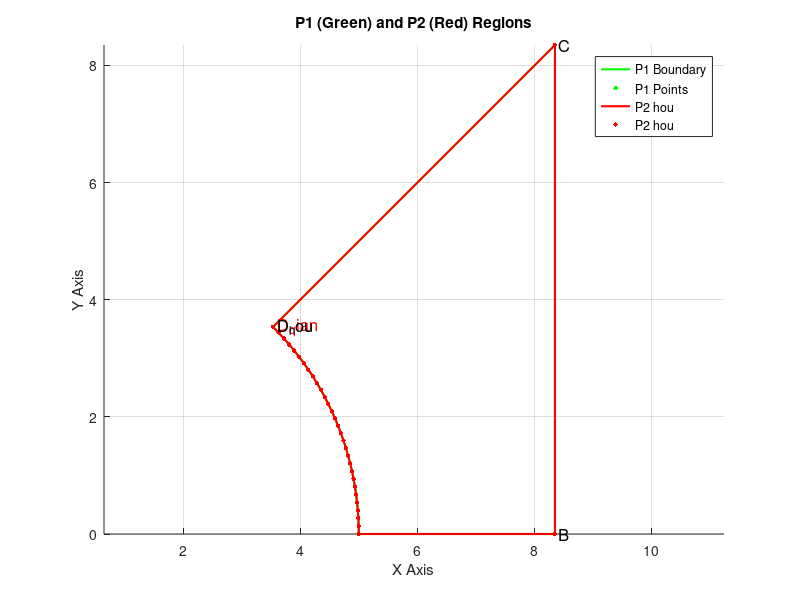

Write MATLAB code to recreate this figure. (Note: this script raises an error after producing the figure.)
clc; clear; close all; 

% **Parameter Definition**
P = 16.7;   % Structure size parameter
D = 10;     % Diameter of the circular region
f_g = 0.97;  % Base flow coefficient
f_0 = 1;    % Maximum flow coefficient
m = 7;      % Power exponent
W = 0;  
R0 = D / 2;   % Initial radius
Rnew = R0 + W;

% **Create polar coordinate grid**
theta = linspace(0, pi / 4, 50);  
r = linspace(0, P/2 * sqrt(2), 50); 
[THETA, R] = meshgrid(theta, r);

% **Compute flow field**（图2需要条件这
sec_theta = 1 ./ cos(THETA);
f_c = f_g + (f_0 - f_g) .* (1 - ((sqrt(2) - sec_theta) / (sqrt(2) - 1)).^m);
F = f_c .* (1 - (1 - (R - R0 - W) ./ (P / 2 .* sec_theta - R0 - W )).^m);

F(R <= R0 + W) = 0; 

% **Convert to Cartesian coordinates**
[X, Y] = pol2cart(THETA, R);
X_data = [X(:), Y(:)];
F_data = F(:);

% **Compute P2 structured grid**
theta_hou = atan((P/2) / (P/2 - W));
arc_theta_hou = linspace(theta_hou, 0, 30);
arc_theta_qian = linspace(pi/4, 0, 30); 
R_qian = R0; 
R_hou = R0; 
arc_x_qian = R_qian * cos(arc_theta_qian)+W;  
arc_y_qian = R_qian * sin(arc_theta_qian);
arc_x_hou = W + R_hou * cos(arc_theta_hou);
arc_y_hou = R_hou * sin(arc_theta_hou);
arc_points_hou = [arc_x_hou', arc_y_hou'];
arc_points_qian = [arc_x_qian', arc_y_qian'];
B = [P/2, 0];                  
C = [P/2, P/2];                
D_hou = [R_hou * cos(theta_hou) + W, R_hou * sin(theta_hou)];
D_qian = [R_qian * cos(pi/4) + W, R_qian * sin(pi/4)];
P1_points = [arc_points_qian; B; C; D_qian];
P2_points = [arc_points_hou; B; C; D_hou];

% **Plot P1 and P2**
figure(1); 
hold on; 
axis equal; 
grid on;
% **Plot P1 (Green)**
plot(P1_points(:,1), P1_points(:,2), 'g-', 'LineWidth', 1.5);
scatter(P1_points(:,1), P1_points(:,2), 10, 'g', 'filled');

% **Plot P2 (Red)**
plot(P2_points(:,1), P2_points(:,2), 'r-', 'LineWidth', 1.5);
scatter(P2_points(:,1), P2_points(:,2), 10, 'r', 'filled');

% **Label key points**
text(B(1), B(2), ' B', 'FontSize', 12, 'Color', 'black');
text(C(1), C(2), ' C', 'FontSize', 12, 'Color', 'black');
text(D_qian(1), D_qian(2), ' D_qian', 'FontSize', 12, 'Color', 'r');
text(D_hou(1), D_hou(2), ' D_hou', 'FontSize', 12, 'Color', 'black');

xlabel('X Axis');
ylabel('Y Axis');
title('P1 (Green) and P2 (Red) Regions');
legend('P1 Boundary', 'P1 Points', 'P2 hou', 'P2 hou');
hold off;

P1_area = polyarea(P1_points(:,1), P1_points(:,2));
P2_area = polyarea(P2_points(:,1), P2_points(:,2));
juxing_area = W * (P / 2);

% **Output the areas of P1 and P2**
fprintf('P1 structured grid area: %.4f\n', P1_area);
fprintf('P2 structured grid area: %.4f\n', P2_area);
fprintf('Rectangle area: %.4f\n', juxing_area);
fprintf('Total area before interpolation: %.4f\n', juxing_area + P2_area);


% **Create P2 structured grid**
P2_x = linspace(min(P2_points(:,1)), max(P2_points(:,1)), 400);
P2_y = linspace(min(P2_points(:,2)), max(P2_points(:,2)), 400);
[P2_X, P2_Y] = meshgrid(P2_x, P2_y);

[in, ~] = inpolygon(P2_X, P2_Y, P2_points(:,1), P2_points(:,2));
P2_X(~in) = NaN;
P2_Y(~in) = NaN;

% **RBF interpolation**
X_train = [X(:), Y(:)];
F_train =  F_data;
valid_idx = ~isnan(X_train(:,1)) & ~isnan(X_train(:,2));
X_train = X_train(valid_idx, :);
F_train = F_train(valid_idx);

X_target = [P2_X(:), P2_Y(:)];
valid_target_idx = ~isnan(X_target(:,1)) & ~isnan(X_target(:,2));
X_target = X_target(valid_target_idx, :);

D_train = pdist2(X_train, X_train);
sigma = 0.15*median(D_train(:));  
rbf_func = @(r) exp(-(r / sigma).^2);
Phi_train = rbf_func(D_train);
lambda = 1e-6;  
Phi_train = Phi_train + lambda * eye(size(Phi_train));
weights = Phi_train \ F_train;

D_target = pdist2(X_target, X_train);
Phi_target = rbf_func(D_target);

F_P2_grid = NaN(size(P2_X));
F_P2_grid(valid_target_idx) = Phi_target * weights;

% **Right-side rectangular flow field `F_R`**
Nx_R = 400; Ny_R = 400;
x_R = linspace(P/2 , P/2+W, Nx_R);  
y_R = linspace(0, P/2, Ny_R);        
[X_R, Y_R] = meshgrid(x_R, y_R);

% **Ensure valid values at P/2 in `F_P2_grid`**
[~, idx] = min(abs(P2_X(1,:) - P/2)); 
F_P2_P_boundary = F_P2_grid(:, idx);  % Directly extract values at X=P/2
F_P2_P_boundary = fillmissing(F_P2_P_boundary, 'linear'); % Linearly fill NaN values

% **Compute `F_R`, ensuring continuity at X = P/2**
F_R = NaN(size(X_R));

for i = 1:length(x_R)
    for j = 1:length(y_R)
        if X_R(j, i) == P/2
            F_R(j, i) = F_P2_P_boundary(j); % Ensure continuity at P/2
        else
            % **Extract boundary values from left P2 region**
            Fy = F_P2_P_boundary(j);
            
            % **Apply power-law decay in the X direction**
            Fx = (1 - ((X_R(j, i) - (P/2)) / W).^7);
            
            % **Final flow field computation**
            F_R(j, i) = Fy .* Fx;
        end
    end
end

% **Merge P2 grid and right rectangular grid**
X_combined = [P2_X, X_R]; 
Y_combined = [P2_Y, Y_R]; 
F_combined = [F_P2_grid, F_R];

F_combined(isnan(F_combined)) = 0; % Avoid NaN affecting visualization

% **Figure 1: Flow field before interpolation (Cartesian coordinates)**
figure(2);
surf(X, Y, F, 'EdgeColor', 'none');
colormap('jet'); 
colorbar;
xlabel('X'); ylabel('Y'); zlabel('F');
title('Flow field before interpolation (Cartesian coordinates)');

% **Figure 2: Interpolated complete flow field**
figure(3);
surf(P2_X, P2_Y, F_P2_grid, 'EdgeColor', 'none');
colormap('jet'); 
colorbar;
xlabel('X'); ylabel('Y'); zlabel('F');
title('Interpolated flow field');

% **Figure 3: Grid shape comparison before and after interpolation (Cartesian coordinates)**
figure(4);
hold on;
scatter(X_data(:,1), X_data(:,2), 10, 'b', 'filled');  
scatter(P2_X(:), P2_Y(:), 10, 'r', 'filled');  
PXX=P2_X(:);
PYY=P2_Y(:);

% 将 NaN 替换为 0
PXX(isnan(PXX)) = 0;
PYY(isnan(PYY)) = 0;

% 设置轴标签
xlabel('\it X\rm, mm', 'FontName', 'Times New Roman', 'FontSize', 14, 'Interpreter', 'tex');
ylabel('\it Y\rm, mm', 'FontName', 'Times New Roman', 'FontSize', 14, 'Interpreter', 'tex');

% 设置 legend 并调整符号大小
h = legend('Background Grid', 'Foreground Grid', 'Location', 'northwest');
set(h, 'Box', 'off');                
set(h, 'FontName', 'Times New Roman'); 
set(h, 'FontSize', 14); 
set(gcf, 'Renderer', 'painters'); % 使用矢量渲染
h.ItemTokenSize = [20, 10]; % **放大 legend 符号**

daspect([1 1 0.5]); % X and Y axes equal, Z scaled dynamically

% **设置坐标轴格式，确保所有刻度可见**
set(gca, 'FontSize', 14, 'FontName', 'Times New Roman');
set(gca, 'LineWidth', 2);
box on; % **确保所有框线显示**

% **确保所有刻度都显示**
xticks(min(X_data(:,1)):1:max(X_data(:,1))); % X 轴刻度
yticks(min(X_data(:,2)):1:max(X_data(:,2))); % Y 轴刻度

% **设置轴颜色确保所有刻度都可见**
set(gca, 'XColor', 'k', 'YColor', 'k'); % 确保 X、Y 轴的刻度线显示
set(gca, 'TickDir', 'in');  % 让刻度向外

% 设置 x 和 y 轴范围
xlim([0 max(X_data(:,1))]);
ylim([0 max(X_data(:,2))]);

hold off;


% **Figure 4: Right-side flow field**
figure(5);
surf(X_R, Y_R, F_R, 'EdgeColor', 'none'); 
colormap(jet);
colorbar;
xlabel('X'); ylabel('Y'); zlabel('F_R');
title('Right-side flow field (Rectangular grid)');
grid on;
view(45, 30);

% **Figure 5: Merged flow field**
% **Find the maximum value of `F_combined` and its location**
[max_F, max_idx] = max(F_combined(:)); % Find max value
[max_row, max_col] = ind2sub(size(F_combined), max_idx); % Convert to indices
max_X = X_combined(max_row, max_col);
max_Y = Y_combined(max_row, max_col);

figure(6);
surf(X_combined, Y_combined, F_combined, 'EdgeColor', 'none'); 
colormap(jet);
colorbar;
% **Set labels with Times New Roman Italic**
xlabel('\it X\rm, mm', 'FontName', 'Times New Roman', 'FontSize', 14, 'Interpreter', 'tex');
ylabel('\it Y\rm, mm', 'FontName', 'Times New Roman', 'FontSize', 14, 'Interpreter', 'tex');
zlabel('\it f\rm_{sub,\iti}', 'FontName', 'Times New Roman', 'FontSize', 14, 'Interpreter', 'tex');
title({'1 / 8 center subchannel', '<\itW>=\rm0.389 m/s'}, 'FontName', 'Times New Roman', 'FontSize', 14);

% **Ensure X and Y axes have equal scaling but leave Z free**
daspect([1 1 0.5]); % X and Y axes equal, Z scaled dynamically

% **Set tick intervals to 1**
xticks(0:1:max(X_combined(:)));
xtickangle(0);  % 让X轴刻度标签竖着显示
yticks(min(Y_combined(:)):1:max(Y_combined(:)));
% % zticks(min( F_final):1:max( F_final));
xlim([0 max(X_combined(:))]);
ylim([0 max(Y_combined(:))]);
% zlim([0 max(F_final)]);
% **Set grid and view**
grid on;
view(30, 40);
% **设置 X, Y, Z 轴的线条更粗**
set(gca, 'LineWidth', 2);
set(gca, 'FontSize', 14, 'FontName', 'Times New Roman');





% **Find the maximum value of F_final and its index**
[max_F, max_idx] = max(F_combined(:)); % Find the maximum value
max_X = X_combined(max_idx); % Get the corresponding X coordinate
max_Y = Y_combined(max_idx); % Get the corresponding Y coordinate
hold on;
plot3(max_X, max_Y, max_F, 'bo', 'MarkerSize', 14, 'MarkerFaceColor', 'b'); % Mark maximum value
text(max_X-P/9.5+0.2, max_Y-1.5, max_F+0.4,  sprintf('\\it f\\rm_{c,\\iti}: %.2f', max_F), ...
    'FontSize', 14, 'FontName', 'Times New Roman', 'Color', 'r', 'Interpreter', 'tex');
scatter3(P/2, 0, 0.97, 200, [0.5, 1, 1], 'filled'); 
text(P/2-W, -2.3, 0.97+0.4,sprintf('\\it f\\rm_{g,\\iti}: %.2f', 0.97), ...
    'FontSize', 14, 'FontName', 'Times New Roman', ...
    'Interpreter', 'tex', 'Color', 'r');

% **Add a cylinder (fuel rod) centered at (0,0)**



% **定义圆柱参数**
x_center = W;  % 圆柱中心 x 坐标
y_center = 0;  % 圆柱中心 y 坐标
z_min = min(F_combined(:)); % 圆柱底部
z_max = max(F_combined(:)); % 圆柱顶部
radius = 5;  % 圆柱半径
num_points = 50;  % 控制圆柱平滑度
cyl_color = [0.8, 0.7, 1]; % **浅紫色**
alpha_value = 0.5; % **透明度 (0=完全透明, 1=完全不透明)**

% **创建圆柱的外表面**
theta = linspace(0, pi/2, num_points);  % 角度范围 (1/4 圆柱)
z_cyl = linspace(z_min, z_max, num_points)';  % 高度方向划分

[Theta, Z_cyl] = meshgrid(theta, z_cyl);
R = radius * ones(size(Theta));  % 设定固定半径

% **转换为直角坐标**
X_cyl = R .* cos(Theta) + x_center; % **将圆心放置在 (W, 0)**
Y_cyl = R .* sin(Theta) + y_center;

hold on;

% **绘制 1/4 透明圆柱**
surf(X_cyl, Y_cyl, Z_cyl, 'FaceColor', cyl_color, 'EdgeColor', 'none', 'FaceAlpha', alpha_value);

% **封闭底部（1/4圆形，透明）**
theta_bottom = linspace(0, pi/2, num_points);  % 1/4 圆的角度
X_bottom = radius * cos(theta_bottom) + x_center; % **调整 X 坐标**
Y_bottom = radius * sin(theta_bottom) + y_center;
Z_bottom = z_min * ones(size(X_bottom));  % 设置底部Z值
fill3([x_center X_bottom], [y_center Y_bottom], [z_min Z_bottom], cyl_color, 'EdgeColor', 'none', 'FaceAlpha', alpha_value); % 底部透明封闭

% **封闭顶部（1/4圆形，透明）**
Z_top = z_max * ones(size(X_bottom));  % 设置顶部Z值
fill3([x_center X_bottom], [y_center Y_bottom], [z_max Z_top], cyl_color, 'EdgeColor', 'none', 'FaceAlpha', alpha_value); % 顶部透明封闭

% **在圆柱顶面中心添加 "rod" 文字**
text(x_center + radius/2, y_center + radius/2, z_max+ 0.2, 'Fuel rod', ...
    'FontSize', 14, 'FontName', 'Times New Roman', 'Color', 'r', ...
    'HorizontalAlignment', 'center');
% set(gcf, 'Renderer', 'painters'); % 使用矢量渲染
% print('-clipboard', '-dmeta');     % 复制到剪贴板为矢量格式
hold off;


% **Compute grid spacing in X and Y directions**
dx = diff(X_combined, 1, 2); % X (size: rows, cols-1)
dy = diff(Y_combined, 1, 1); % Y (size: rows-1, cols)

% **Ensure dx and dy do not contain NaN values**
dx(isnan(dx)) = 0; 
dy(isnan(dy)) = 0;

% **Compute the area of grid cells**
dx_avg = 0.5 * (dx(1:end-1, :) + dx(2:end, :)); 
dy_avg = 0.5 * (dy(:, 1:end-1) + dy(:, 2:end)); 

% **Ensure area calculation does not contain NaN values**
cell_area = dx_avg .* dy_avg;
cell_area(isnan(cell_area)) = 0; % Avoid NaN affecting the calculation

% **Debugging: Print the minimum and maximum grid cell area**
fprintf('Debug Info: Minimum computed grid cell area: %.4f, Maximum computed grid cell area: %.4f\n', min(cell_area(:)), max(cell_area(:)));

% **Filter valid regions of F_combined (remove NaN values)**
valid_mask = ~isnan(F_combined(2:end, 2:end));

% **Ensure NaN regions do not affect the calculation**
cell_area(~valid_mask) = 0;
F_valid = F_combined(2:end, 2:end);
F_valid(~valid_mask) = 0;

% **Compute the actual 2D flow field area**
actual_area = sum(cell_area(:)); 

% **Prevent division by zero**
if actual_area == 0
    area_weighted_avg = NaN;
else
    area_weighted_avg = sum(F_valid(:) .* cell_area(:)) / actual_area;
end

% **Final output**
Paranjape=0.68*f_0+0.22*f_g;
fprintf('Interpolated flow field area (2D calculation): %.4f\n', actual_area);
fprintf('Flow field area weighted average: %.4f\n', area_weighted_avg);
fprintf('Paranjape area weighted average flow field value: %.4f\n', Paranjape);

% **RBF 训练效果评估**
% **拆分数据集**
num_samples = size(X_train, 1);
rand_indices = randperm(num_samples);  % 随机打乱索引
train_size = round(0.8 * num_samples); % 80% 训练，20% 测试

train_indices = rand_indices(1:train_size);
test_indices = rand_indices(train_size+1:end);

X_train_sub = X_train(train_indices, :);
F_train_sub = F_train(train_indices);

X_test = X_train(test_indices, :);
F_test = F_train(test_indices);

% **重新计算 RBF 权重 (仅使用 80% 训练数据)**
D_train = pdist2(X_train_sub, X_train_sub);
sigma = 0.15 * median(D_train(:));  % 计算 sigma
rbf_func = @(r) exp(-(r / sigma).^2);
Phi_train = rbf_func(D_train);
lambda = 1e-6;  
Phi_train = Phi_train + lambda * eye(size(Phi_train));
weights = Phi_train \ F_train_sub;

% **对测试数据集进行预测**
D_test = pdist2(X_test, X_train_sub);
Phi_test = rbf_func(D_test);
F_pred = Phi_test * weights; % 预测流场值

% **计算误差**
mse = mean((F_test - F_pred).^2);  % 均方误差 (MSE)
rmse = sqrt(mse);  % 均方根误差 (RMSE)
ss_total = sum((F_test - mean(F_test)).^2);  % 总体平方和
ss_residual = sum((F_test - F_pred).^2);  % 残差平方和
r2 = 1 - (ss_residual / ss_total);  % R²（决定系数）

% **输出误差指标**
fprintf('RBF 训练效果评估:\n');
fprintf('均方误差 (MSE): %.6f\n', mse);
fprintf('均方根误差 (RMSE): %.6f\n', rmse);
fprintf('决定系数 (R²): %.4f\n', r2);

% **绘制预测值与真实值的对比**
% 归一化 F_test 和 F_pred（Min-Max 归一化）
F_test_norm = (F_test - min(F_test)) / (max(F_test) - min(F_test));
F_pred_norm = (F_pred - min(F_test)) / (max(F_test) - min(F_test));

figure(8);
scatter(F_test_norm, F_pred_norm, 30, 'b', 'filled'); hold on;
plot([min(F_test_norm), max(F_test_norm)], [min(F_test_norm), max(F_test_norm)], 'r--', 'LineWidth', 1.5);
title('80% for training, 20% for predicting');

% 设置轴标签
xlabel('\it F\rm_{test}, -', 'FontName', 'Times New Roman', 'FontSize', 14, 'Interpreter', 'tex');
ylabel('\it F\rm_{pred}, -', 'FontName', 'Times New Roman', 'FontSize', 14, 'Interpreter', 'tex');

% 设置 legend 并调整符号大小
h = legend('Predicted values', 'True values', 'Location', 'northwest');
set(h, 'Box', 'off');                
set(h, 'FontName', 'Times New Roman'); 
set(h, 'FontSize', 14); 
set(gcf, 'Renderer', 'painters'); % 使用矢量渲染
h.ItemTokenSize = [20, 10]; % **放大 legend 符号**

daspect([1 1 0.5]); % X and Y axes equal, Z scaled dynamically

% **设置坐标轴格式，确保所有刻度可见**
set(gca, 'FontSize', 14, 'FontName', 'Times New Roman');
set(gca, 'LineWidth', 2);
box on; % **确保所有框线显示**

% **确保所有刻度都显示**
xticks(min(F_test_norm):0.2:max(F_test_norm)); % X 轴刻度
yticks(min(F_test_norm):0.2:max(F_test_norm)); % Y 轴刻度

% **设置轴颜色确保所有刻度都可见**
set(gca, 'XColor', 'k', 'YColor', 'k'); % 确保 X、Y 轴的刻度线显示
set(gca, 'TickDir', 'in');  % 让刻度向内

% 设置 x 和 y 轴范围
xlim([0 1]);
ylim([0 1]);

% 找到图的中心
x_center = (min(F_test_norm) + max(F_test_norm)) / 2;
y_center = (min(F_pred_norm) + max(F_pred_norm)) / 2;

% 计算新的 R²、MSE 和 RMSE
r2_norm = 1 - sum((F_test_norm - F_pred_norm).^2) / sum((F_test_norm - mean(F_test_norm)).^2);
mse_norm = mean((F_test_norm - F_pred_norm).^2);
rmse_norm = sqrt(mse_norm);

% 在图中间标注 R² 值
text(x_center-0.2, y_center+0.1, sprintf('R^{2} = %.5f\nMSE = %.5f\nRMSE = %.5f', r2_norm, mse_norm, rmse_norm), ...
    'FontSize', 14, 'FontWeight', 'bold', 'FontName', 'Times New Roman', ...
    'HorizontalAlignment', 'center','color','r');

hold off;
fprintf('Min/Max of F_test (normalized): %.4f / %.4f\n', min(F_test_norm), max(F_test_norm));
fprintf('Min/Max of F_pred (normalized): %.4f / %.4f\n', min(F_pred_norm), max(F_pred_norm));






